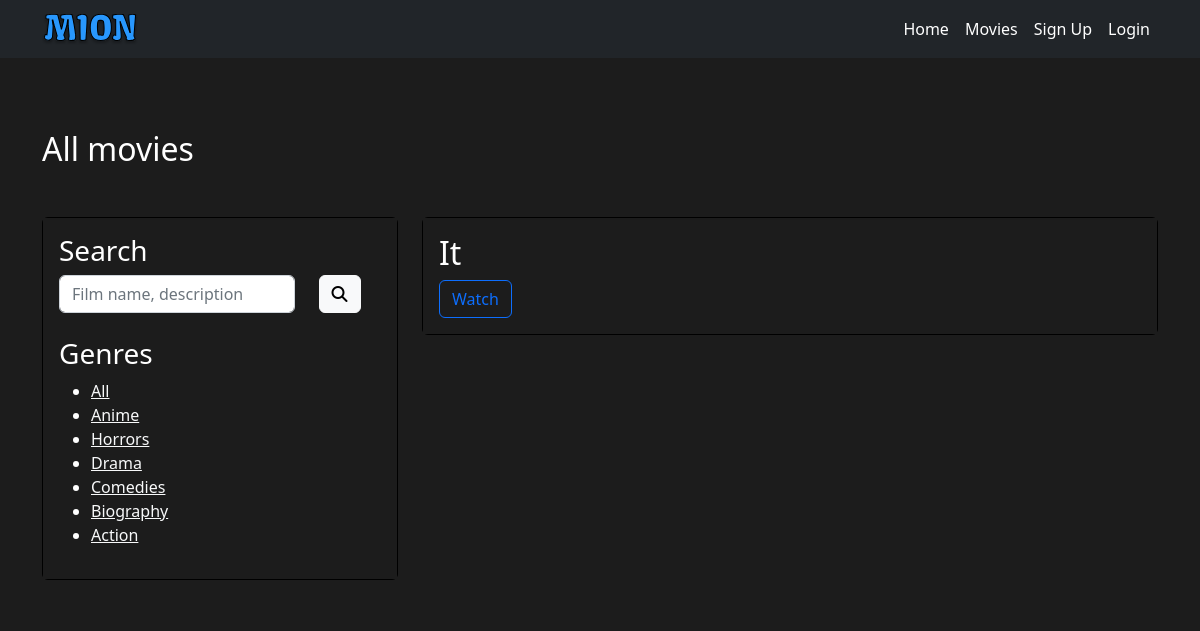
The page /movies/all/filter/horrors/ on the database its author committed.
### mionApp/models.py (models this page shows, shortened)
class Genre(models.Model):
    genreName = models.CharField("Genre name", max_length=255)
    slug = models.SlugField(unique=True, blank=True, editable=False)

class Movie(models.Model):
    movieName = models.CharField("Movie name", max_length=255)
    genre = models.ForeignKey(Genre, on_delete=models.CASCADE, verbose_name="Genre")
    producer = models.CharField("Producer", max_length=255)
    cover = models.CharField("Link to cover", max_length=500)
    poster = models.CharField("Link to poster", max_length=500)
    year = models.IntegerField("Year")
    rating = models.FloatField("Rating")
    movieLink = models.CharField("Youtube movie link", max_length=500)
    description = models.TextField("Description")
    isTopTen = models.BooleanField("Is top ten", default=False)
    isRecommended = models.BooleanField("Is recommended", default=False, blank=True, null=True)

### mionApp/views.py (the view)
# urls.py: path('movies/all/', views.allMovies, name='allMovies'),
def allMovies(request, slug=None):
    genre = None
    genres = Genre.objects.all()
    searchData = request.GET.get('search')
    if searchData:
        movies = Movie.objects.filter(Q(movieName__icontains=searchData) | Q(description__icontains=searchData))
    else:
        movies = Movie.objects.all()
    if slug:
        genre = get_object_or_404(Genre, slug=slug)
        movies = movies.filter(genre=genre)
    return render(request, "user/all-movies.html", {
        'movies': movies,
        'genres': genres,
        'genre': genre
    })

### mionApp/templates/user/all-movies.html (shortened to what this page needs)
{% extends '../base.html' %}
{% block content %}
<main class="main"><div style=" padding: 24px 24px; background:  #1C1C1C; background-size: cover; background-attachment: fixed; background-position: center;">
    <div class="top-ten">
        <div class="container" style="color: rgb(255, 255, 255);">
            <h2 class="mt-5 mb-5" style="color: rgb(255, 255, 255);">All movies</h2>
            <div class="row">
                <div class="col-md-4">
                    <div class="card" style="background:  #000000">
                        <div class="card-body" style="background: #1C1C1C;">
                            <h3>Search</h3>
                            <form class="mb-4" action="{% url 'allMovies' %}">
                                <div class="row">
                                    <div class="col-9">
                                        <input type="search" name="search" class="form-control" placeholder="Film name, description">
                                    </div>
                                    <div class="col-3">
                                        <button type="submit" class="btn btn-light"><i class="fa-solid fa-magnifying-glass"></i></button>
                                    </div>
                                </div>
                            </form>
                            <h3>Genres</h3>
                            <ul>
                                <li><a href="{% url 'allMovies' %}" class="text-light">All</a></li>
                                {% for genre in genres %}
                                <li><a href="{% url 'filterMovies' slug=genre.slug %}" class="text-light">{{ genre.genreName }}</a></li>
                                {% endfor %}
                            </ul>
                        </div>
                    </div>
                </div>
                <div class="col-md-8">
                    {% for movie in movies %}
                    <div class="card mb-4" style="background:  #000000">
                        <div class="card-body" style="background: #1C1C1C; ">
                            <h2>{{ movie.movieName }}</h2>
                            <a href="{% url 'movieDetail' pk=movie.pk %}" class="btn btn-outline-primary">Watch</a>
                        </div>
                    </div>
                    {% endfor %}
                </div>
            </div>
        </div>
    </div>
    </div></main>
{% endblock %}

### mionApp/static/css/style.css (style rules this page uses)
.top-ten { bgcolor: 000000; }
.main { min-height: 100vh; background-color: #1C1C1C; }
html { background-color: #1C1C1C; }

### rows shown on the page
Genre: genreName "Anime"
Genre: genreName "Horrors"
Genre: genreName "Drama"
Genre: genreName "Comedies"
Genre: genreName "Biography"
Genre: genreName "Action"
Movie: movieName "It"
